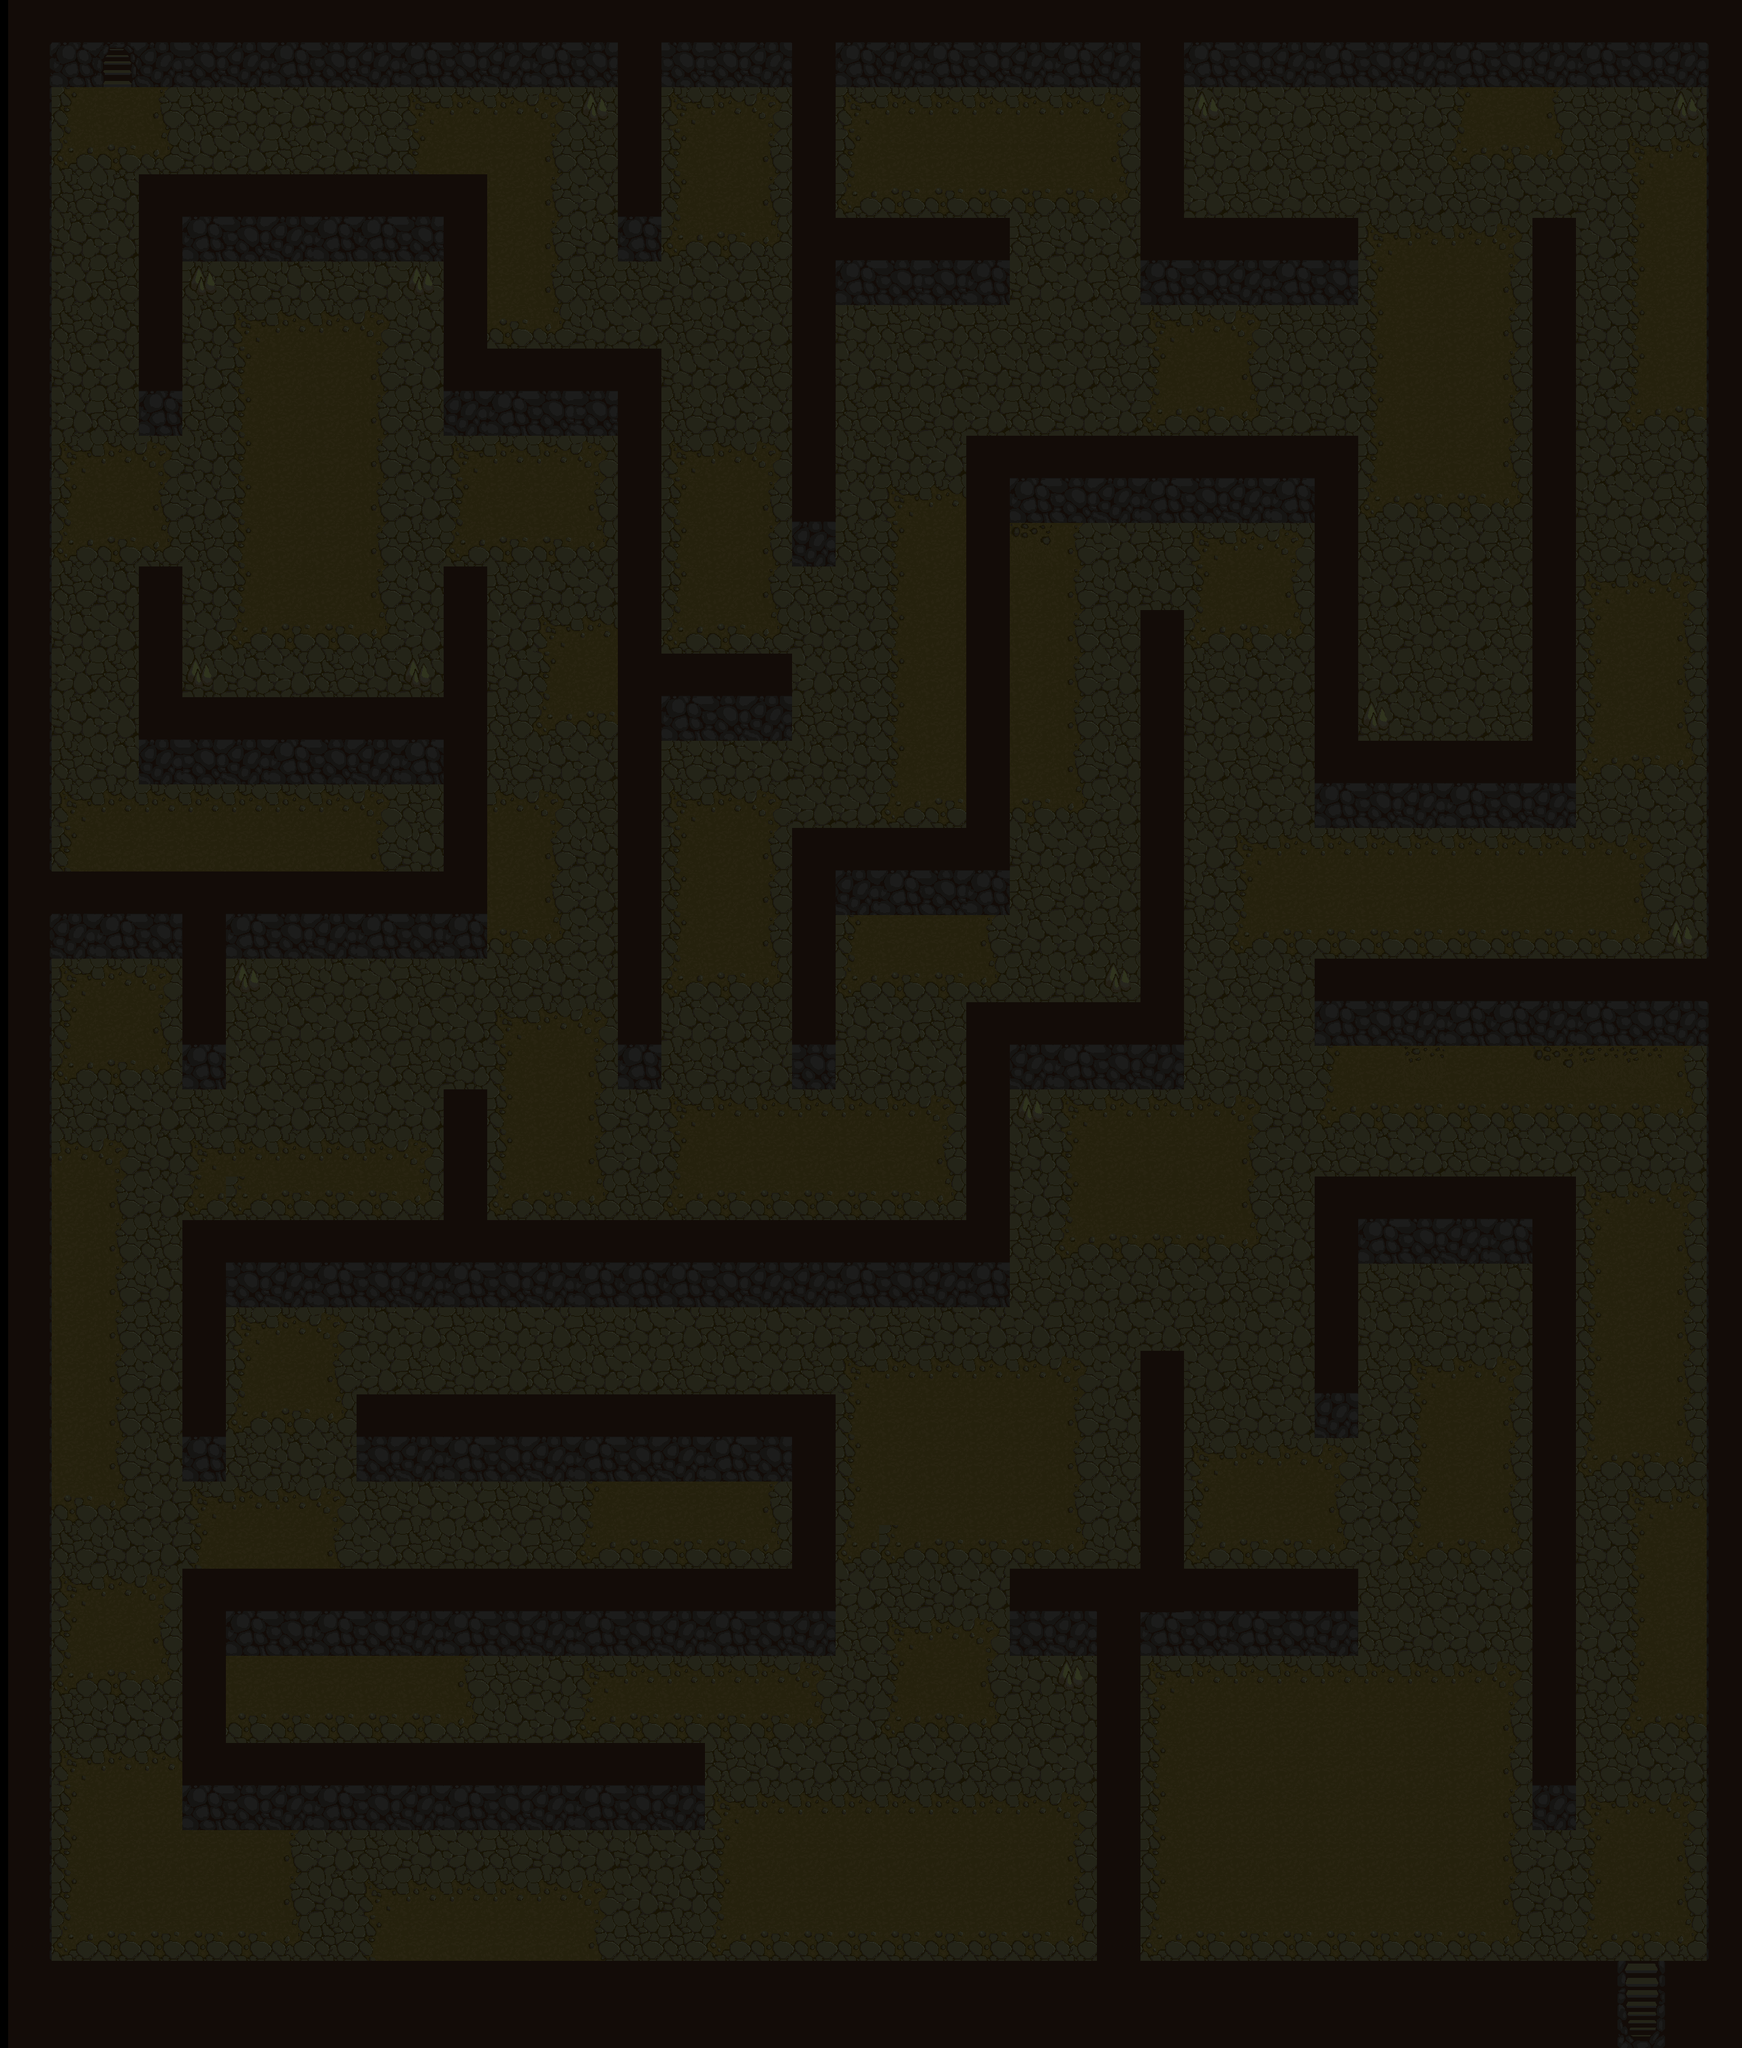

Tiled map render using the project's own tile images. Description and the whole map definition, tile-layer contents included, below:
An orthogonal 40x47 tile map with 64x64 px tiles, 1 tile layer (Walls).

<map version="1.0" orientation="orthogonal" renderorder="right-down" width="40" height="47" tilewidth="64" tileheight="64" nextobjectid="158">
 <tileset firstgid="1" name="TileMap2.0" tilewidth="64" tileheight="64" tilecount="180" columns="6">
  <image source="../Images/Tile_Map.png" width="384" height="1920" />
  <tile id="0">
   <properties>
    <property name="Collidable" type="bool" value="true" />
   </properties>
  </tile>
  <tile id="1">
   <properties>
    <property name="Collidable" type="bool" value="true" />
   </properties>
  </tile>
  <tile id="2">
   <properties>
    <property name="Collidable" type="bool" value="true" />
   </properties>
  </tile>
  <tile id="3">
   <properties>
    <property name="Collidable" type="bool" value="true" />
   </properties>
  </tile>
  <tile id="4">
   <properties>
    <property name="Collidable" type="bool" value="true" />
   </properties>
  </tile>
  <tile id="5">
   <properties>
    <property name="Collidable" type="bool" value="true" />
   </properties>
  </tile>
  <tile id="6">
   <properties>
    <property name="Collidable" type="bool" value="true" />
   </properties>
  </tile>
  <tile id="7">
   <properties>
    <property name="Collidable" type="bool" value="true" />
   </properties>
  </tile>
  <tile id="8">
   <properties>
    <property name="Collidable" type="bool" value="true" />
   </properties>
  </tile>
  <tile id="9">
   <properties>
    <property name="Collidable" type="bool" value="true" />
   </properties>
  </tile>
  <tile id="10">
   <properties>
    <property name="Collidable" type="bool" value="true" />
   </properties>
  </tile>
  <tile id="11">
   <properties>
    <property name="Collidable" type="bool" value="true" />
   </properties>
  </tile>
  <tile id="12">
   <properties>
    <property name="Collidable" type="bool" value="true" />
   </properties>
  </tile>
  <tile id="13">
   <properties>
    <property name="Collidable" type="bool" value="true" />
   </properties>
  </tile>
  <tile id="14">
   <properties>
    <property name="Collidable" type="bool" value="true" />
   </properties>
  </tile>
  <tile id="15">
   <properties>
    <property name="Collidable" type="bool" value="true" />
   </properties>
  </tile>
  <tile id="16">
   <properties>
    <property name="Collidable" type="bool" value="true" />
   </properties>
  </tile>
  <tile id="17">
   <properties>
    <property name="Collidable" type="bool" value="true" />
   </properties>
  </tile>
  <tile id="36">
   <properties>
    <property name="Collidable" type="bool" value="true" />
   </properties>
  </tile>
  <tile id="37">
   <properties>
    <property name="Collidable" type="bool" value="true" />
   </properties>
  </tile>
  <tile id="38">
   <properties>
    <property name="Collidable" type="bool" value="true" />
   </properties>
  </tile>
  <tile id="39">
   <properties>
    <property name="Collidable" type="bool" value="true" />
   </properties>
  </tile>
  <tile id="40">
   <properties>
    <property name="Collidable" type="bool" value="true" />
   </properties>
  </tile>
  <tile id="41">
   <properties>
    <property name="Collidable" type="bool" value="true" />
   </properties>
  </tile>
  <tile id="42">
   <properties>
    <property name="Collidable" type="bool" value="true" />
   </properties>
  </tile>
  <tile id="43">
   <properties>
    <property name="Collidable" type="bool" value="true" />
   </properties>
  </tile>
  <tile id="44">
   <properties>
    <property name="Collidable" type="bool" value="true" />
   </properties>
  </tile>
  <tile id="45">
   <properties>
    <property name="Collidable" type="bool" value="true" />
   </properties>
  </tile>
  <tile id="46">
   <properties>
    <property name="Collidable" type="bool" value="true" />
   </properties>
  </tile>
  <tile id="47">
   <properties>
    <property name="Collidable" type="bool" value="true" />
   </properties>
  </tile>
  <tile id="48">
   <properties>
    <property name="Collidable" type="bool" value="true" />
   </properties>
  </tile>
  <tile id="49">
   <properties>
    <property name="Collidable" type="bool" value="true" />
   </properties>
  </tile>
  <tile id="50">
   <properties>
    <property name="Collidable" type="bool" value="true" />
   </properties>
  </tile>
  <tile id="51">
   <properties>
    <property name="Collidable" type="bool" value="true" />
   </properties>
  </tile>
  <tile id="52">
   <properties>
    <property name="Collidable" type="bool" value="true" />
   </properties>
  </tile>
  <tile id="53">
   <properties>
    <property name="Collidable" type="bool" value="true" />
   </properties>
  </tile>
  <tile id="72">
   <properties>
    <property name="Collidable" type="bool" value="true" />
   </properties>
  </tile>
  <tile id="73">
   <properties>
    <property name="Collidable" type="bool" value="true" />
   </properties>
  </tile>
  <tile id="74">
   <properties>
    <property name="Collidable" type="bool" value="true" />
   </properties>
  </tile>
  <tile id="75">
   <properties>
    <property name="Collidable" type="bool" value="true" />
   </properties>
  </tile>
  <tile id="76">
   <properties>
    <property name="Collidable" type="bool" value="true" />
   </properties>
  </tile>
  <tile id="77">
   <properties>
    <property name="Collidable" type="bool" value="true" />
   </properties>
  </tile>
  <tile id="78">
   <properties>
    <property name="Collidable" type="bool" value="true" />
   </properties>
  </tile>
  <tile id="79">
   <properties>
    <property name="Collidable" type="bool" value="true" />
   </properties>
  </tile>
  <tile id="80">
   <properties>
    <property name="Collidable" type="bool" value="true" />
   </properties>
  </tile>
  <tile id="81">
   <properties>
    <property name="Collidable" type="bool" value="true" />
   </properties>
  </tile>
  <tile id="82">
   <properties>
    <property name="Collidable" type="bool" value="true" />
   </properties>
  </tile>
  <tile id="83">
   <properties>
    <property name="Collidable" type="bool" value="true" />
   </properties>
  </tile>
  <tile id="84">
   <properties>
    <property name="Collidable" type="bool" value="true" />
   </properties>
  </tile>
  <tile id="85">
   <properties>
    <property name="Collidable" type="bool" value="true" />
   </properties>
  </tile>
  <tile id="86">
   <properties>
    <property name="Collidable" type="bool" value="true" />
   </properties>
  </tile>
  <tile id="87">
   <properties>
    <property name="Collidable" type="bool" value="true" />
   </properties>
  </tile>
  <tile id="88">
   <properties>
    <property name="Collidable" type="bool" value="true" />
   </properties>
  </tile>
  <tile id="89">
   <properties>
    <property name="Collidable" type="bool" value="true" />
   </properties>
  </tile>
  <tile id="108">
   <properties>
    <property name="Collidable" type="bool" value="true" />
   </properties>
  </tile>
  <tile id="109">
   <properties>
    <property name="Collidable" type="bool" value="true" />
   </properties>
  </tile>
  <tile id="110">
   <properties>
    <property name="Collidable" type="bool" value="true" />
   </properties>
  </tile>
  <tile id="111">
   <properties>
    <property name="Collidable" type="bool" value="true" />
   </properties>
  </tile>
  <tile id="112">
   <properties>
    <property name="Collidable" type="bool" value="true" />
   </properties>
  </tile>
  <tile id="113">
   <properties>
    <property name="Collidable" type="bool" value="true" />
   </properties>
  </tile>
  <tile id="114">
   <properties>
    <property name="Collidable" type="bool" value="true" />
   </properties>
  </tile>
  <tile id="115">
   <properties>
    <property name="Collidable" type="bool" value="true" />
   </properties>
  </tile>
  <tile id="116">
   <properties>
    <property name="Collidable" type="bool" value="true" />
   </properties>
  </tile>
  <tile id="117">
   <properties>
    <property name="Collidable" type="bool" value="true" />
   </properties>
  </tile>
  <tile id="118">
   <properties>
    <property name="Collidable" type="bool" value="true" />
   </properties>
  </tile>
  <tile id="119">
   <properties>
    <property name="Collidable" type="bool" value="true" />
   </properties>
  </tile>
  <tile id="120">
   <properties>
    <property name="Collidable" type="bool" value="true" />
   </properties>
  </tile>
  <tile id="121">
   <properties>
    <property name="Collidable" type="bool" value="true" />
   </properties>
  </tile>
  <tile id="122">
   <properties>
    <property name="Collidable" type="bool" value="true" />
   </properties>
  </tile>
  <tile id="123">
   <properties>
    <property name="Collidable" type="bool" value="true" />
   </properties>
  </tile>
  <tile id="124">
   <properties>
    <property name="Collidable" type="bool" value="true" />
   </properties>
  </tile>
  <tile id="125">
   <properties>
    <property name="Collidable" type="bool" value="true" />
   </properties>
  </tile>
  <tile id="144">
   <properties>
    <property name="Collidable" type="bool" value="true" />
   </properties>
  </tile>
  <tile id="145">
   <properties>
    <property name="Collidable" type="bool" value="true" />
   </properties>
  </tile>
  <tile id="146">
   <properties>
    <property name="Collidable" type="bool" value="true" />
   </properties>
  </tile>
  <tile id="147">
   <properties>
    <property name="Collidable" type="bool" value="true" />
   </properties>
  </tile>
  <tile id="148">
   <properties>
    <property name="Collidable" type="bool" value="true" />
   </properties>
  </tile>
  <tile id="149">
   <properties>
    <property name="Collidable" type="bool" value="true" />
   </properties>
  </tile>
  <tile id="150">
   <properties>
    <property name="Collidable" type="bool" value="true" />
   </properties>
  </tile>
  <tile id="151">
   <properties>
    <property name="Collidable" type="bool" value="true" />
   </properties>
  </tile>
  <tile id="152">
   <properties>
    <property name="Collidable" type="bool" value="true" />
   </properties>
  </tile>
  <tile id="153">
   <properties>
    <property name="Collidable" type="bool" value="true" />
   </properties>
  </tile>
  <tile id="154">
   <properties>
    <property name="Collidable" type="bool" value="true" />
   </properties>
  </tile>
  <tile id="155">
   <properties>
    <property name="Collidable" type="bool" value="true" />
   </properties>
  </tile>
  <tile id="156">
   <properties>
    <property name="Collidable" type="bool" value="true" />
   </properties>
  </tile>
  <tile id="157">
   <properties>
    <property name="Collidable" type="bool" value="true" />
   </properties>
  </tile>
  <tile id="158">
   <properties>
    <property name="Collidable" type="bool" value="true" />
   </properties>
  </tile>
  <tile id="159">
   <properties>
    <property name="Collidable" type="bool" value="true" />
   </properties>
  </tile>
  <tile id="160">
   <properties>
    <property name="Collidable" type="bool" value="true" />
   </properties>
  </tile>
  <tile id="161">
   <properties>
    <property name="Collidable" type="bool" value="true" />
   </properties>
  </tile>
 </tileset>
 <layer name="Walls" width="40" height="47" offsetx="12" offsety="0">
  <data encoding="csv">
76,73,74,75,74,75,73,74,75,73,74,75,73,74,76,74,74,75,76,73,75,73,74,75,73,75,76,73,74,75,73,74,75,73,74,75,73,74,75,76,
78,79,93,81,80,81,79,80,81,79,80,81,79,80,76,80,80,81,76,79,81,79,80,81,79,81,76,79,80,81,79,80,81,79,80,81,79,80,81,77,
78,100,101,102,103,104,105,104,103,94,95,95,96,82,76,94,95,96,76,94,95,95,95,95,95,96,76,84,104,105,103,104,105,100,101,102,103,104,84,77,
78,106,107,108,104,105,103,105,104,100,101,101,102,103,76,100,101,102,76,100,101,101,101,101,101,102,76,104,105,103,104,105,103,106,107,108,103,94,95,77,
78,103,104,76,73,74,75,73,73,74,76,101,102,105,73,100,101,102,76,106,107,107,107,107,107,108,76,105,103,104,103,104,105,103,104,105,104,100,101,77,
78,104,105,76,79,80,81,79,79,80,76,101,102,104,79,106,107,108,76,73,74,74,73,103,104,105,73,74,75,73,74,94,95,95,96,76,105,100,101,77,
78,105,103,76,82,103,104,103,104,82,76,101,102,103,103,104,105,103,76,79,80,80,79,104,105,103,79,80,81,79,80,100,101,101,102,76,103,100,101,77,
78,103,104,76,104,94,95,95,96,104,76,107,108,104,105,103,104,105,76,104,103,104,103,103,104,105,94,95,96,103,103,100,101,101,102,76,104,100,101,77,
78,104,105,73,105,100,101,101,102,105,75,73,74,74,76,104,105,103,76,105,104,105,104,104,105,103,100,101,102,104,105,100,101,101,102,76,105,100,101,77,
78,105,103,79,103,100,101,101,102,103,81,79,80,80,76,103,104,105,76,103,103,104,105,103,104,105,106,107,108,105,104,100,101,101,102,76,104,106,107,77,
78,94,95,96,104,100,101,101,102,104,94,95,95,96,76,94,95,96,76,104,104,105,76,73,74,75,73,74,75,73,76,100,101,101,102,76,105,103,104,77,
78,100,101,102,105,100,101,101,102,105,100,101,101,102,76,100,101,102,75,105,94,95,76,79,80,81,79,80,81,79,76,106,107,107,108,76,104,105,103,77,
78,106,107,108,103,100,101,101,102,103,106,107,107,108,76,100,101,102,81,103,100,101,76,98,102,105,103,94,95,96,76,103,104,105,103,76,103,104,105,77,
78,103,104,76,104,100,101,101,102,104,76,103,104,105,76,100,101,102,103,104,100,101,76,101,102,104,104,100,101,102,76,105,103,104,105,76,94,95,96,77,
78,104,105,76,105,106,107,107,108,105,76,105,94,95,76,106,107,108,104,105,100,101,76,101,102,103,76,106,107,108,76,103,104,105,103,76,100,101,102,77,
78,105,103,76,83,104,105,103,104,83,76,104,100,101,76,73,74,75,105,103,100,101,76,101,102,105,76,103,104,105,76,105,103,104,105,76,100,101,102,77,
78,104,105,75,74,75,73,74,75,73,76,103,106,107,76,79,80,81,103,104,100,101,76,101,102,103,76,104,105,103,76,83,104,105,103,76,100,101,102,77,
78,103,104,81,80,81,79,80,81,79,76,103,104,105,76,103,104,105,104,104,100,101,76,101,102,104,76,105,103,104,73,74,75,73,74,75,106,107,108,77,
78,94,95,95,95,95,95,95,96,103,76,95,96,103,76,94,95,96,105,105,106,107,76,107,108,105,76,103,104,105,79,80,81,79,80,81,103,104,105,77,
78,100,101,101,101,101,101,101,102,104,76,101,102,104,76,100,101,102,76,75,73,74,73,104,105,103,76,105,94,95,95,95,95,95,95,95,95,96,105,77,
76,75,73,74,76,73,74,75,73,74,73,101,102,105,76,100,101,102,76,81,79,80,79,103,104,105,76,104,100,101,101,101,101,101,101,101,101,102,104,77,
78,81,79,80,76,79,80,81,79,80,79,107,108,105,76,100,101,102,76,100,101,101,102,104,105,103,76,103,106,107,107,107,107,107,107,107,107,108,83,77,
78,94,95,96,76,82,103,104,105,103,104,103,104,105,76,106,107,108,76,106,107,107,108,103,104,82,76,105,103,104,73,74,75,73,73,75,73,74,75,76,
78,100,101,102,73,103,104,105,103,104,105,94,95,96,73,104,105,103,74,104,105,103,76,75,73,74,75,104,105,103,79,80,81,79,79,81,79,80,81,77,
78,106,107,108,79,105,103,104,105,103,104,100,101,102,79,103,104,105,80,103,104,105,76,81,79,80,81,103,104,103,100,101,99,101,101,98,99,99,102,77,
78,103,104,105,103,104,105,103,104,105,76,100,101,102,104,94,95,95,95,95,95,96,76,82,94,95,95,95,96,104,106,107,107,107,107,107,107,107,108,77,
78,95,96,104,94,95,95,95,95,96,76,100,101,102,105,100,101,101,101,101,101,102,76,104,100,101,101,101,102,105,103,104,105,103,104,105,103,104,105,77,
78,101,102,105,106,106,107,107,107,108,76,106,107,108,103,106,107,107,107,107,107,108,76,105,100,101,101,101,102,103,76,73,74,75,73,76,94,95,96,77,
78,101,102,103,76,74,75,73,74,75,73,74,75,73,73,73,74,75,75,73,74,75,73,103,106,107,107,107,108,105,76,79,80,81,79,76,100,101,102,77,
78,101,102,104,76,80,81,79,80,81,79,80,81,79,79,79,80,81,81,79,80,81,79,103,104,105,104,105,103,104,76,103,104,105,104,76,100,101,102,77,
78,101,102,103,76,94,95,96,104,105,103,104,105,103,104,105,103,104,105,105,103,104,105,105,103,104,105,103,104,105,76,104,103,104,105,76,100,101,102,77,
78,101,102,105,76,100,101,102,105,103,104,105,103,104,105,103,104,105,103,94,95,95,95,95,96,105,76,105,103,104,75,103,94,95,96,76,100,101,102,77,
78,101,102,103,73,106,107,108,74,75,73,74,75,73,74,75,73,74,76,100,101,101,101,101,102,104,76,103,104,105,81,105,100,101,102,76,100,101,102,77,
78,101,102,104,79,103,104,105,80,81,79,80,81,79,80,81,79,80,76,100,101,101,101,101,102,103,76,94,95,95,96,104,100,101,102,76,106,107,108,77,
78,107,108,105,94,95,95,96,103,104,105,103,104,100,101,101,101,102,76,100,101,101,101,101,102,105,76,100,101,101,102,105,100,101,102,76,103,94,95,77,
78,103,104,105,100,101,101,102,105,103,104,105,103,106,107,107,107,108,76,106,106,107,107,107,108,104,76,106,107,107,108,105,106,107,108,76,104,100,101,77,
78,94,95,96,76,73,74,73,74,75,73,74,75,73,74,75,73,74,75,105,103,104,105,74,75,76,76,74,73,74,75,103,103,104,105,76,103,100,101,77,
78,100,101,102,76,79,80,79,80,81,79,80,81,79,80,81,79,80,81,103,94,95,96,80,81,76,79,80,79,80,81,103,104,105,103,76,105,100,101,77,
78,106,107,108,76,101,101,101,101,101,102,103,104,94,95,95,95,95,96,104,100,101,102,104,83,76,94,95,95,95,95,95,95,95,96,76,104,100,101,77,
78,103,104,105,76,107,107,107,107,107,108,104,105,106,107,107,107,107,108,105,106,107,108,103,104,76,100,101,101,101,101,101,101,101,102,76,103,106,107,77,
78,94,95,95,73,74,75,73,74,75,73,74,75,73,74,75,103,104,105,103,104,105,103,104,105,76,100,101,101,101,101,101,101,101,102,75,103,104,105,77,
78,100,101,101,79,80,81,79,80,81,79,80,81,79,80,81,94,95,95,95,95,95,95,95,96,76,100,101,101,101,101,101,101,101,102,81,94,95,96,77,
78,100,101,101,101,101,102,105,103,104,105,103,104,105,104,105,100,101,101,101,101,101,101,101,102,76,100,101,101,101,101,101,101,101,102,105,100,101,102,77,
78,100,101,101,101,101,102,104,94,95,95,95,95,96,105,104,100,101,101,101,101,101,101,101,102,76,100,101,101,101,101,101,101,101,102,104,100,101,102,77,
78,106,107,107,107,107,108,103,100,101,101,101,101,102,103,103,106,107,107,107,107,107,107,107,108,76,106,107,107,107,107,107,107,107,108,103,106,107,108,77,
76,76,76,76,76,76,76,76,76,76,76,76,76,76,76,76,76,76,76,76,76,76,76,76,76,76,76,76,76,76,76,76,76,76,76,76,78,91,77,76,
76,76,76,76,76,76,76,76,76,76,76,76,76,76,76,76,76,76,76,76,76,76,76,76,76,76,76,76,76,76,76,76,76,76,76,76,78,92,77,76
</data>
 </layer>
</map>
